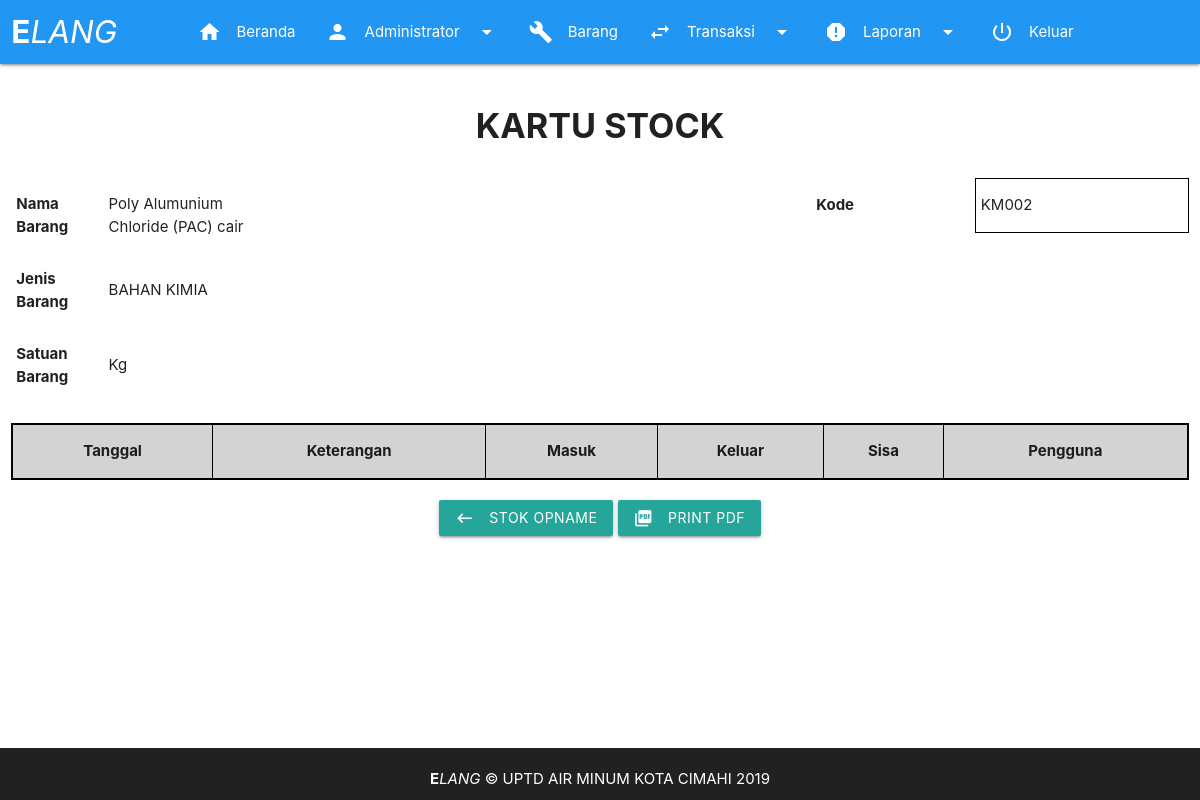
/page/kartu_stock.php?kode=KM002 (signed in), run on an earlier commit of the app's database.
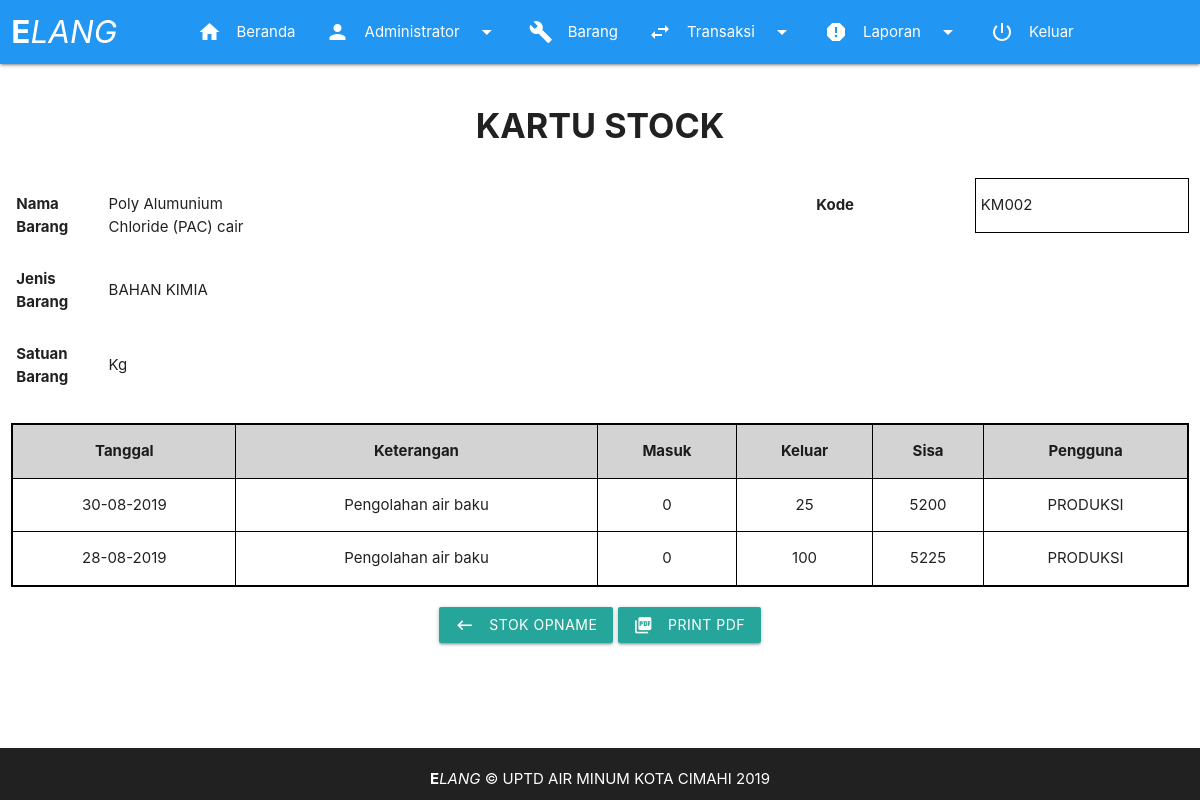
And on a later commit of the database.
### tables this page shows
CREATE TABLE `barang` (
  `id` int(11) NOT NULL,
  `nama` varchar(200) NOT NULL,
  `stok` int(11) NOT NULL,
  `satuan` varchar(10) NOT NULL,
  `jenis` varchar(100) NOT NULL,
  `num_kode` int(3) NOT NULL,
  `alpha_kode` varchar(2) NOT NULL,
  `kode` varchar(5) NOT NULL
);

CREATE TABLE `kartu_stock` (
  `id` int(11) NOT NULL,
  `kode_barang` varchar(10) NOT NULL,
  `nama_barang` varchar(100) NOT NULL,
  `tanggal` date NOT NULL,
  `no_bon` varchar(11) NOT NULL,
  `keterangan` varchar(50) NOT NULL,
  `masuk` int(11) NOT NULL,
  `keluar` int(11) NOT NULL,
  `sisa` int(11) NOT NULL,
  `pengguna` varchar(50) NOT NULL
);

### fungsi/fungsi.php (called while the page is built, shortened)
<?php
function barang_per_kode($kode){
	global $link;
	$query = "SELECT * FROM barang WHERE kode='$kode'";
	$result = mysqli_query($link, $query);
	return $result;
}
function tampilkan_kartu_stock_by_kode($kode_barang){
	global $link;
	$query = "SELECT * FROM kartu_stock WHERE kode_barang = '$kode_barang' ORDER BY tanggal DESC";
	$result = mysqli_query($link, $query);
	return $result;
}
?>

### page/kartu_stock.php (the view, shortened to what this page needs)
<!DOCTYPE html>
<html>
<head>
    <?php require_once "../aset/view/headcontent.php"; ?>
</head>
<body>
    <?php
    require_once "../aset/view/header.php";
    require_once "../fungsi/db.php";
    require_once "../fungsi/fungsi.php";
    $kode_barang = $_GET['kode'];
    if(isset($_GET['kode'])){
        $barang = barang_per_kode($kode_barang);
        while ($row = mysqli_fetch_assoc($barang)){
            $kode   = $row['kode'];
            $nama   = $row['nama'];
            $satuan = $row['satuan'];
            $jenis  = $row['jenis'];
        }
    }
    $stock_barang = tampilkan_kartu_stock_by_kode($kode_barang);
    ?>
    <main>
    <div class="row">
        <div class="col s12">
        <h4><div class="center"><b>KARTU STOCK</b></div></h4>
        </div>
    </div>
    <div id="cetakLaporan">
        <div class="row">
            <div class="col s3">
                <table class="tablestokbarang">
                    <tr>
                        <th>Nama Barang</th>
                        <td><?=$nama;?></td>
                    </tr>
                    <tr>
                        <th>Jenis Barang</th>
                        <td><?=$jenis;?></td>
                    </tr>
                    <tr>
                        <th>Satuan Barang</th>
                        <td><?=$satuan;?></td>
                    </tr>
                </table>
            </div>
            <div class="col s5"></div>
            <div class="col s4">
                <table class="tablestokbarang">
                    <tr>
                        <th>Kode</th>
                        <td style="border: 1px solid black;"><?=$kode;?></td>
                    </tr>
                </table>
            </div>
        </div>
        <div class="row">
        <div class="col s12">
            <table class="highlight responsive-table centered opname">
            <thead>
                <tr>
                    <th>Tanggal</th>
                    <th>Keterangan</th>
                    <th>Masuk</th>
                    <th>Keluar</th>
                    <th>Sisa</th>
                    <th>Pengguna</th>
                </tr>
            </thead>
            <tbody>
            <?php while($row = mysqli_fetch_assoc($stock_barang)):?>
                <tr>
                    <td><?=date('d-m-Y', strtotime($row['tanggal']));?></td>
                    <td><?=$row['keterangan'];?></td>
                    <td><?=$row['masuk'];?></td>
                    <td><?=$row['keluar'];?></td>
                    <td><?=$row['sisa'];?></td>
                    <td><?=$row['pengguna'];?></td>
                </tr>
            <?php endwhile; ?>
            </tbody>
            </table>
        </div>
        </div>
    </div>
    <div class="row">
        <div class="center">
        <div class="col s12">
            <a href="stock_opname.php" class="btn waves-effect waves-light">Stok Opname
                <i class="material-icons left">keyboard_backspace</i>
            </a>
            <button class="btn waves-effect waves-light" onclick="printContent('cetakLaporan')">Print PDF
                <i class="material-icons left">picture_as_pdf</i>
            </button>
        </div>
        </div>
    </div>
    </main>
    <?php
    require_once "../aset/view/footer.php";
    ?>
</body>
</html>

### aset/view/headcontent.php (shortened to what this page needs)
<link rel="stylesheet" href="https://cdnjs.cloudflare.com/ajax/libs/materialize/1.0.0/css/materialize.min.css">
<link rel="stylesheet" href="../aset/css/style.css">

### aset/view/header.php (shortened to what this page needs)
<header>
<div class="navbar-fixed row">
  <nav class="blue">
    <div class="col s11">
    <div class="nav-wrapper">
      <a href="home.php" class="brand-logo"><b>E</b><span class="lang">LANG</span></a>
      <ul class="right hide-on-med-and-down">
        <li><a href="home.php"><i class="material-icons left">home</i>Beranda</a></li>
        <li>
          <a class="dropDownMaster" href="#!" data-target="master-content"><i class="material-icons left">person</i><?=$_SESSION['username'];?><i class="material-icons right">arrow_drop_down</i></a>
        </li>
        <li>
          <a class="" href="list_barang.php"><i class="material-icons left">build</i>Barang</a>
        </li>
        <li>
          <a class="dropDownTransaksi" href="#!" data-target="transaksi-content"><i class="material-icons left">swap_horiz</i>Transaksi<i class="material-icons right">arrow_drop_down</i></a>
        </li>
        <li>
          <a class="dropDownLaporan" href="#!" data-target="laporan-content"><i class="material-icons left">report</i>Laporan<i class="material-icons right">arrow_drop_down</i></a>
        </li>
        <li><a href="logout.php"><i class="material-icons left">power_settings_new</i>Keluar</a></li>
      </ul>
    </div>
    </div>
  </nav>
</div>
</header>

### aset/view/footer.php
<footer class="page-footer grey darken-4 center-align">
  <div class="container">
    <b>E</b><span class="lang">LANG</span> &copy; UPTD AIR MINUM KOTA CIMAHI 2019
  </div>
</footer>

### aset/css/style.css (style rules this page uses)
* { margin: 0; padding: 0; }
body { background: #fff; display: flex; min-height: 100vh; flex-direction: column; }
main { flex: 1 0 auto; }
.lang { font-style: italic; }
.opname { border: 2px solid black; }
.opname th { border: 1px solid black; background-color: lightgray; }
.opname td { border: 1px solid black; }
.tablestokbarang tr { border: 0; }
footer { padding: 10px; }

What changed in the data, as far as the page shows it:
added kartu_stock: tanggal "30-08-2019", keterangan "Pengolahan air baku", masuk "0", keluar "25", sisa "5200", pengguna "PRODUKSI"
added kartu_stock: tanggal "28-08-2019", keterangan "Pengolahan air baku", masuk "0", keluar "100", sisa "5225", pengguna "PRODUKSI"
